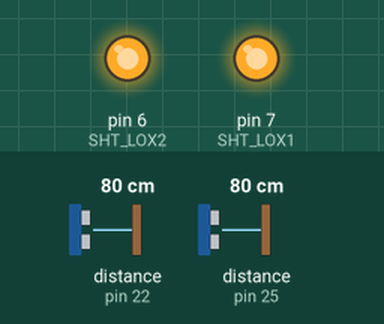
A sketch run on a simulated Arduino Uno, built with avr-gcc and run on an emulated ATmega328P. Shown: output pins drawn as LEDs (lit = HIGH). The inputs (shaded band) are chosen by the test bench; at power-on: distance to the obstacle (sensors on pin 22, pin 25) 80 cm. What the sketch prints to the serial monitor is not drawn.

Above: at 0.1 s.
Timing chart, 0 to 1.6 s (numbered marks = the images above):
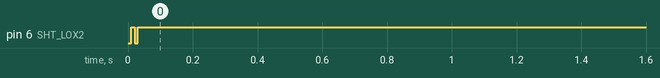

The sketch:

EIT_test2.ino
```cpp
#include "Adafruit_VL53L0X.h"

// address we will assign if dual sensor is present
#define LOX1_ADDRESS 0x16
#define LOX2_ADDRESS 0x19

// set the pins to shutdown
#define SHT_LOX1 7
#define SHT_LOX2 6

// objects for the vl53l0x
Adafruit_VL53L0X lox1 = Adafruit_VL53L0X();
Adafruit_VL53L0X lox2 = Adafruit_VL53L0X();

// this holds the measurement
VL53L0X_RangingMeasurementData_t measure1;
VL53L0X_RangingMeasurementData_t measure2;

/*
    Reset all sensors by setting all of their XSHUT pins low for delay(10), then set all XSHUT high to bring out of reset
    Keep sensor #1 awake by keeping XSHUT pin high
    Put all other sensors into shutdown by pulling XSHUT pins low
    Initialize sensor #1 with lox.begin(new_i2c_address) Pick any number but 0x29 and it must be under 0x7F. Going with 0x30 to 0x3F is probably OK.
    Keep sensor #1 awake, and now bring sensor #2 out of reset by setting its XSHUT pin high.
    Initialize sensor #2 with lox.begin(new_i2c_address) Pick any number but 0x29 and whatever you set the first sensor to
 */

boolean directionArray [3] = {false, false, true};

void setID() {
  // all reset
  digitalWrite(SHT_LOX1, LOW);
  digitalWrite(SHT_LOX2, LOW);
  delay(10);
  // all unreset
  digitalWrite(SHT_LOX1, HIGH);
  digitalWrite(SHT_LOX2, HIGH);
  delay(10);

  // activating LOX1 and reseting LOX2
  digitalWrite(SHT_LOX1, HIGH);
  digitalWrite(SHT_LOX2, LOW);

  // initing LOX1
  if(!lox1.begin(LOX1_ADDRESS)) {
    Serial.println(F("Failed to boot first VL53L0X"));
    while(1);
  }
  delay(10);

  // activating LOX2
  digitalWrite(SHT_LOX2, HIGH);
  delay(10);

  //initing LOX2
  if(!lox2.begin(LOX2_ADDRESS)) {
    Serial.println(F("Failed to boot second VL53L0X"));
    while(1);
  }
}

void read_dual_sensors() {

  lox1.rangingTest(&measure1, false); // pass in 'true' to get debug data printout!
  lox2.rangingTest(&measure2, false); // pass in 'true' to get debug data printout!

  check_direction(measure1.RangeMilliMeter, measure2.RangeMilliMeter);
  reset_direction(measure1.RangeMilliMeter, measure2.RangeMilliMeter);
}


void setup() {
  Serial.begin(115200);

  // wait until serial port opens for native USB devices
  while (! Serial) { delay(100); }

  pinMode(SHT_LOX1, OUTPUT);
  pinMode(SHT_LOX2, OUTPUT);

  digitalWrite(SHT_LOX1, LOW);
  digitalWrite(SHT_LOX2, LOW);

  setID();

}
void reset_direction(int val_1, int val_2){
  if ((val_1 > 1000) && (val_2 > 1000)){
    delay(10);
    directionArray[0] = false;
    directionArray[1] = false;
    directionArray[2] = true;
  }
}

void check_direction(int val_1, int val_2) {
  if ((val_1 < 1000) && (!directionArray[1])) {
    directionArray[0] = true;
    directionArray[1] = false;
    if (directionArray[2]){
      directionArray[2] = false;
      Serial.println("0");
    }
  }

  if ((val_2 < 1000) && (!directionArray[0])) {
    directionArray[0] = false;
    directionArray[1] = true;
    if (directionArray[2]){
      directionArray[2] = false;
      Serial.println("1");
    }
  }
}


void loop() {
  read_dual_sensors();
}
```
